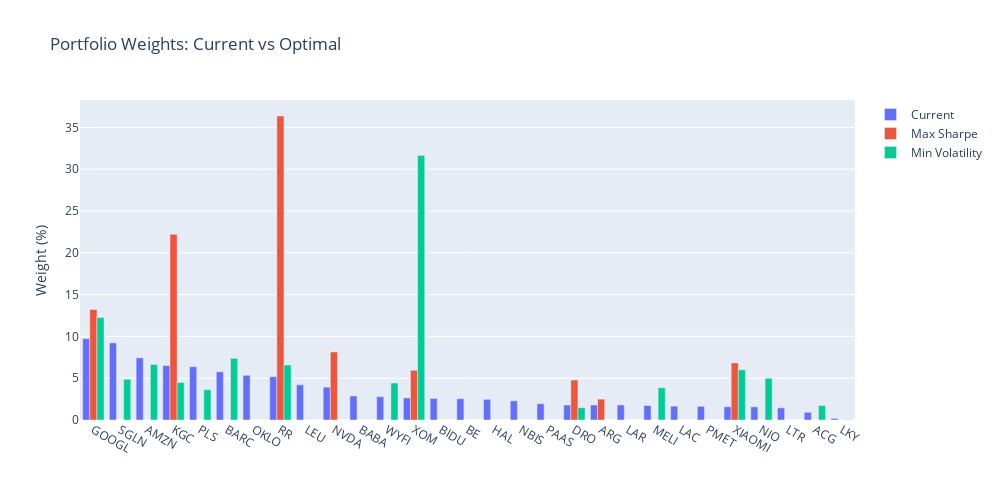

The code cell stored with this chart in its notebook:
### Code cell
# Optimal portfolio weights comparison
try:
    ef_s = EfficientFrontier(mu, S)
    w_sharpe = ef_s.max_sharpe()
    cleaned_sharpe = ef_s.clean_weights()
    
    ef_m = EfficientFrontier(mu, S)
    w_minvol = ef_m.min_volatility()
    cleaned_minvol = ef_m.clean_weights()
    
    comparison_df = pd.DataFrame({
        'Current': opt_weights,
        'Max Sharpe': pd.Series(cleaned_sharpe),
        'Min Volatility': pd.Series(cleaned_minvol)
    }).fillna(0)
    
    # Rename index to readable labels
    comparison_df.index = [ticker_to_label.get(t, t) for t in comparison_df.index]
    
    # Filter to show only rows with non-zero weights
    mask = (comparison_df != 0).any(axis=1)
    display_df = comparison_df[mask].sort_values('Current', ascending=False)
    
    # Format as percentages
    display_pct = display_df.map(lambda x: f'{x*100:.1f}%')
    print("Portfolio Weights Comparison:")
    print("="*60)
    print(display_pct.to_string())
    
    # Plot comparison
    fig = go.Figure()
    for col in display_df.columns:
        fig.add_trace(go.Bar(name=col, x=display_df.index, y=display_df[col]*100))
    fig.update_layout(
        barmode='group',
        title='Portfolio Weights: Current vs Optimal',
        yaxis_title='Weight (%)',
        width=1000, height=500
    )
    fig.show()
except Exception as e:
    print(f"Optimization comparison failed: {e}")

### Figure 1 — Plotly figure (JSON) as saved in the notebook; plotly's stock layout.template omitted (floating-point values rounded to 4 significant figures)
{"data": [{"name": "Current", "type": "bar", "x": ["GOOGL", "SGLN", "AMZN", "KGC", "PLS", "BARC", "OKLO", "RR", "LEU", "NVDA", "BABA", "WYFI", "XOM", "BIDU", "BE", "HAL", "NBIS", "PAAS", "DRO", "ARG", "LAR", "MELI", "LAC", "PMET", "XIAOMI", "NIO", "LTR", "ACG", "LKY"], "y": [9.735, 9.226, 7.428, 6.518, 6.376, 5.761, 5.347, 5.181, 4.211, 3.927, 2.874, 2.792, 2.638, 2.579, 2.543, 2.472, 2.295, 1.952, 1.798, 1.798, 1.798, 1.739, 1.656, 1.632, 1.585, 1.573, 1.455, 0.9226, 0.1893]}, {"name": "Max Sharpe", "type": "bar", "x": ["GOOGL", "SGLN", "AMZN", "KGC", "PLS", "BARC", "OKLO", "RR", "LEU", "NVDA", "BABA", "WYFI", "XOM", "BIDU", "BE", "HAL", "NBIS", "PAAS", "DRO", "ARG", "LAR", "MELI", "LAC", "PMET", "XIAOMI", "NIO", "LTR", "ACG", "LKY"], "y": [13.23, 0, 0, 22.21, 0, 0, 0, 36.36, 0, 8.146, 0, 0, 5.946, 0, 0, 0, 0, 0, 4.782, 2.495, 0, 0, 0, 0, 6.827, 0, 0, 0, 0]}, {"name": "Min Volatility", "type": "bar", "x": ["GOOGL", "SGLN", "AMZN", "KGC", "PLS", "BARC", "OKLO", "RR", "LEU", "NVDA", "BABA", "WYFI", "XOM", "BIDU", "BE", "HAL", "NBIS", "PAAS", "DRO", "ARG", "LAR", "MELI", "LAC", "PMET", "XIAOMI", "NIO", "LTR", "ACG", "LKY"], "y": [12.25, 4.872, 6.643, 4.488, 3.624, 7.374, 0, 6.58, 0, 0, 0, 4.424, 31.64, 0, 0, 0, 0, 0, 1.47, 0, 0, 3.859, 0, 0, 6.004, 4.987, 0, 1.731, 0.047]}], "layout": {"barmode": "group", "height": 500, "title": {"text": "Portfolio Weights: Current vs Optimal"}, "width": 1000, "yaxis": {"title": {"text": "Weight (%)"}}}}
